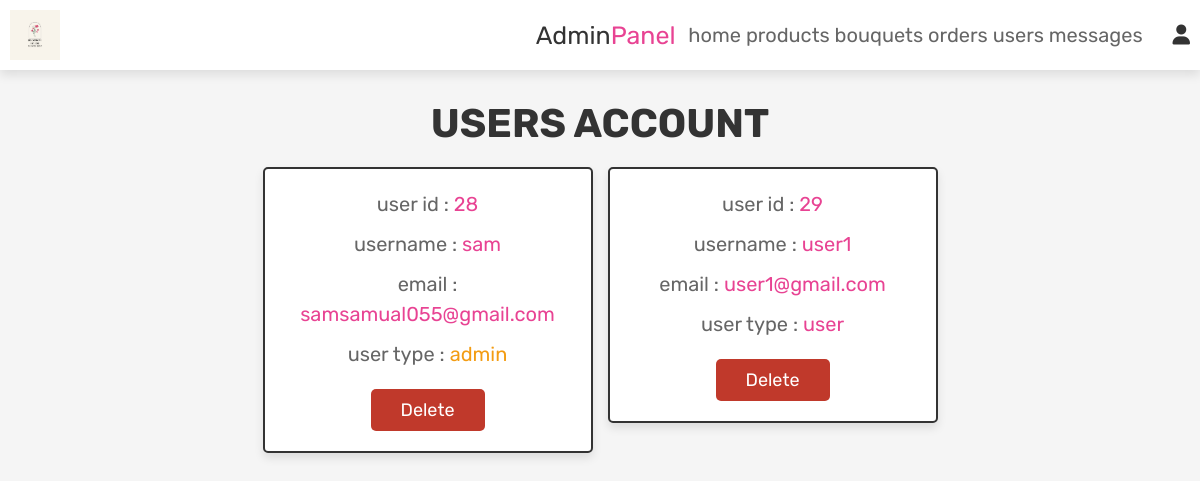
Page /admin_users.php (signed in) on the committed database.
### tables this page shows
CREATE TABLE `users` (
  `id` int(100) NOT NULL,
  `name` varchar(100) NOT NULL,
  `email` varchar(100) NOT NULL,
  `password` varchar(100) NOT NULL,
  `user_type` varchar(20) NOT NULL DEFAULT 'user'
);

### admin_users.php (the view, shortened to what this page needs)
<?php
@include 'config.php';
?>
<!DOCTYPE html>
<html lang="en">
<head>
   <link rel="stylesheet" href="https://cdnjs.cloudflare.com/ajax/libs/font-awesome/6.0.0/css/all.min.css">
   <link rel="stylesheet" href="css/admin_style.css">
</head>
<body>
<?php @include 'admin_header.php'; ?>
<section class="users">
   <h1 class="title">users account</h1>
   <div class="box-container">
      <?php
         $select_users = mysqli_query($conn, "SELECT * FROM `users`") or die('query failed');
         if(mysqli_num_rows($select_users) > 0){
            while($fetch_users = mysqli_fetch_assoc($select_users)){
      ?>
      <div class="box">
         <p>user id : <span><?php echo $fetch_users['id']; ?></span></p>
         <p>username : <span><?php echo $fetch_users['name']; ?></span></p>
         <p>email : <span><?php echo $fetch_users['email']; ?></span></p>
         <p>user type : <span style="color:<?php if($fetch_users['user_type'] == 'admin'){ echo 'var(--orange)'; }; ?>"><?php echo $fetch_users['user_type']; ?></span></p>
         <a href="admin_users.php?delete=<?php echo $fetch_users['id']; ?>" onclick="return confirm('delete this user?');" class="delete-btn">delete</a>
      </div>
      <?php
         }
      }
      ?>
   </div>
</section>
</body>
</html>

### css/admin_style.css (style rules this page uses)
:root { --pink:#e84393; --red:#c0392b; --orange:#f39c12; --black:#333; --white:#fff; --light-color:#666; --light-white:#ccc; --light-bg:#f5f5f5; --border:.2rem solid var(--black); --box-shadow:0 .5rem 1rem rgba(0,0,0,.1); }
* { font-family: 'Rubik', sans-serif; margin:0; padding:0; box-sizing: border-box; outline: none; border:none; text-decoration: none; transition:all .2s linear; }
html { font-size: 62.5%; overflow-x: hidden; scroll-behavior: smooth; scroll-padding-top: 6.5rem; }
body { background: var(--light-bg); }
section { padding:3rem 2rem; }
.title { text-align: center; margin-bottom: 2rem; color:var(--black); text-transform: uppercase; font-size: 4rem; }
.btn, .delete-btn, .option-btn { display: inline-block; border-radius: .5rem; margin-top: 1rem; font-size: 1.8rem; color:var(--white); cursor: pointer; padding:1rem 3rem; text-transform: capitalize; }
.delete-btn { background-color: var(--red); }
.users .box-container { display: grid; grid-template-columns: repeat(auto-fit, 33rem); gap:1.5rem; align-items: flex-start; max-width: 1200px; margin: 0 auto; justify-content: center; }
.users .box-container .box { padding:2rem; border:var(--border); background-color: var(--white); box-shadow: var(--box-shadow); border-radius: .5rem; text-align: center; }
.users .box-container .box p { font-size: 2rem; color:var(--light-color); margin-bottom: 1rem; line-height: 1.5; }
.users .box-container .box p span { color:var(--pink); }
.users .box-container .box .delete-btn { margin-top: .5; }

### rows in the picture
users: id "28", name "sam", email "samsamual055@gmail.com", user_type "admin"
users: id "29", name "user1", email "user1@gmail.com", user_type "user"
